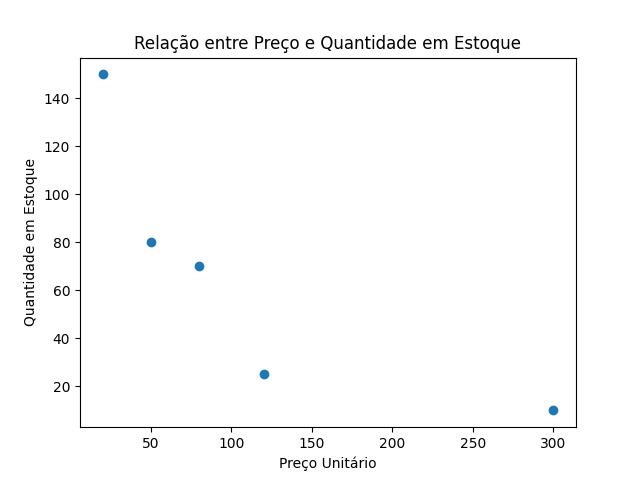

Generate this figure with Python:
import matplotlib.pyplot as plt
# 4. Gráfico de Dispersão
precos = [50, 120, 300, 80, 20]
estoque = [80, 25, 10, 70, 150]

plt.figure()
plt.scatter(precos, estoque)
plt.title("Relação entre Preço e Quantidade em Estoque")
plt.xlabel("Preço Unitário")
plt.ylabel("Quantidade em Estoque")
plt.show()
